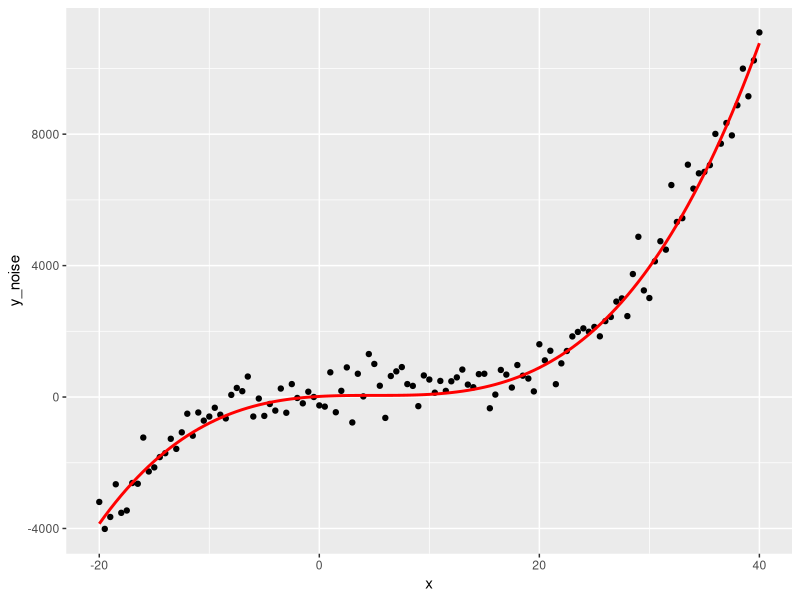
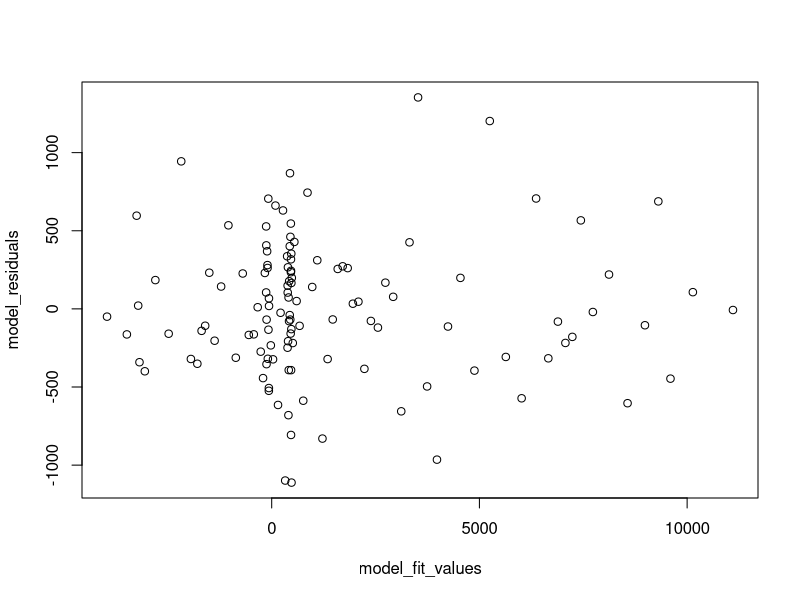
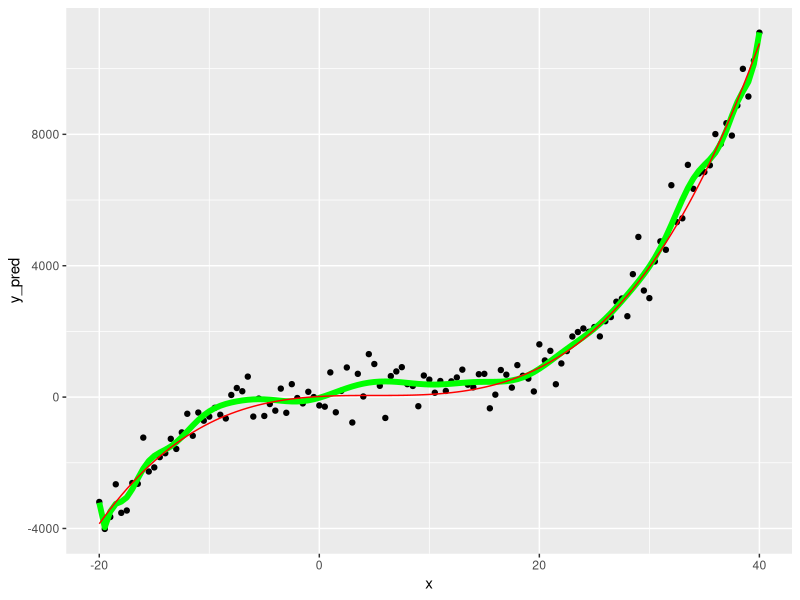

Here is the R script that generated these plots, in order:
## ---- chunk 1
knitr::opts_chunk$set(echo = TRUE)
## ---- chunk 2
suppressPackageStartupMessages(library(dplyr))
suppressPackageStartupMessages(library(ggplot2))
## ---- chunk 3
sample_data <- tibble(x = seq(-20, 40, 0.5),
                      y = 50 + 0.25 * (x-5)**3,
                      y_noise = y + rnorm(n = length(y),
                                          mean = 100, 
                                          sd = 500))
## ---- chunk 4
g <- ggplot(sample_data, aes(x = x,
                             y = y_noise))
g <- g + geom_point()
# g <- g + geom_smooth(method = "lm", se = F)
g <- g + geom_line(aes(y = y), col = "red", size = 1)
g 
## ---- chunk 5
model_lin <- lm(data = sample_data, 
                formula = y_noise ~ x)
## ---- chunk 6
summary(model_lin)
## ---- chunk 7
model_quad <- lm(data = sample_data, 
            formula = y_noise ~ x + I(x^2))
summary(model_quad)
## ---- chunk 8
model_poly <- lm(data = sample_data, 
            formula = y_noise ~ x + I(x^2) + I(x^3))
## ---- chunk 9
model_poly <- lm(data = sample_data, 
            formula = y_noise ~ poly(x, 25))
## ---- chunk 10
summary(model_poly)
## ---- chunk 11
model_fit_values <- fitted(model_poly)
model_residuals <- residuals(model_poly)
plot(model_fit_values, model_residuals)
## ---- chunk 12
sample_data$y_pred <- predict(object = model_poly, 
                          newdata = sample_data)
## ---- chunk 13
g <- ggplot(sample_data, aes(x, y_pred))
g <- g +geom_point(aes(y = y_noise))
g <- g + geom_line(col = "green", size = 2)
g <- g + geom_line(data = sample_data, aes(x, y), col = "red")
g
## ---- chunk 14
model_summary <- summary(model_poly)
model_summary$adj.r.squared
